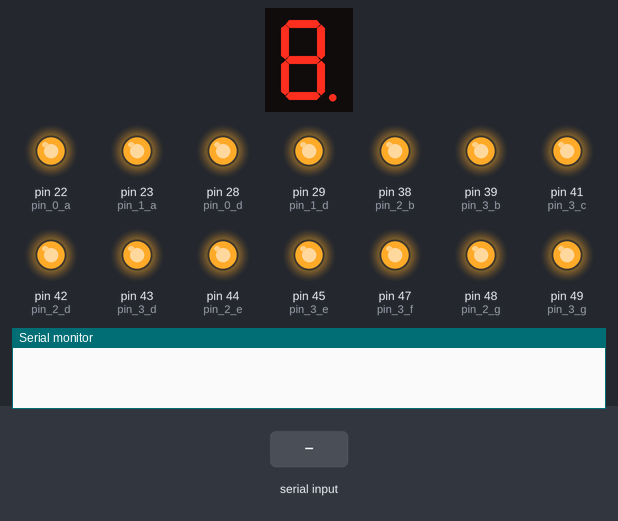
Recording of a sketch running on a simulated Arduino Mega 2560, built with avr-gcc and run on an emulated ATmega2560. On the bench: 1-digit seven-segment display, output pins drawn as LEDs (lit = HIGH), the last lines printed to the serial monitor. Wiring (inferred from the names in the program): 1-digit 7-segment display, segments lit when HIGH: segments pin 30, pin 31, pin 32, pin 33, pin 34, pin 35, pin 36, pin 37. Dashed ring = blinking. The test bench sets the inputs (shaded band). The segment pins are drawn as the display they are named for; pins used as bus, display or sensor lines are not drawn.

Above: at 1.2 s.
1.3 s: byte 1 (1) received over Serial
At 2.7 s:
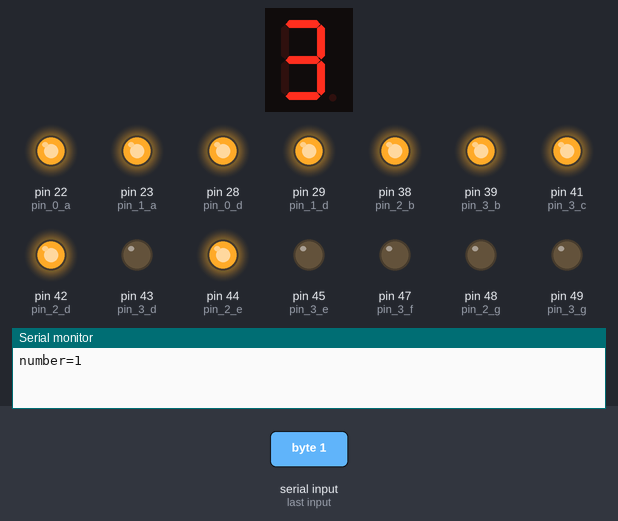
4.3 s: byte 2 (2) received over Serial
At 5.8 s:
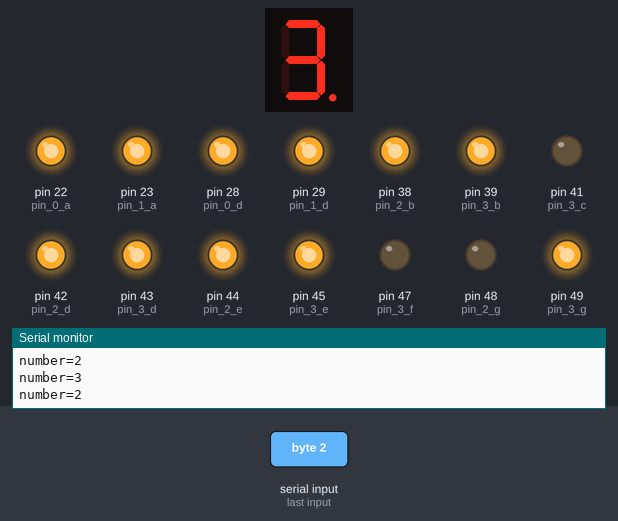
7.3 s: byte 0 (0) received over Serial
At 8.6 s:
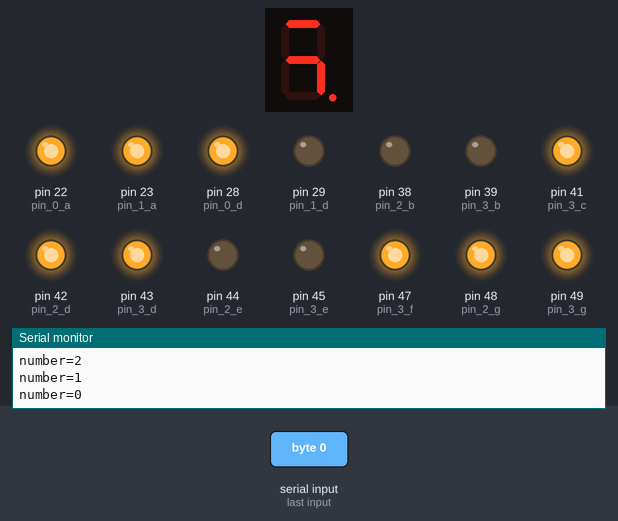
9.5 s: byte 2 (2) received over Serial
At 10.8 s:
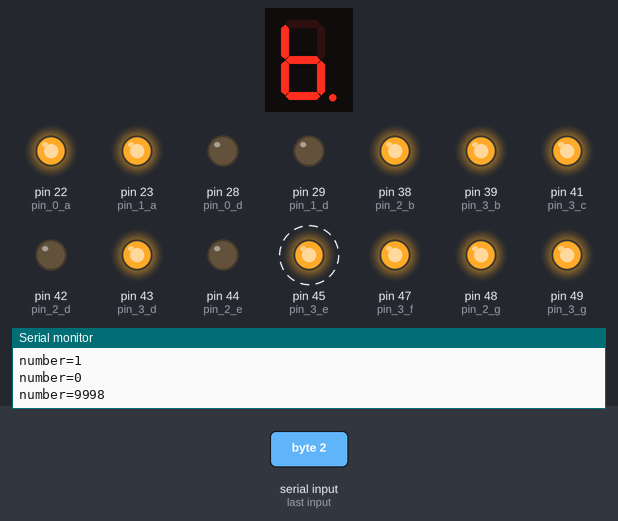
12.5 s: byte 4 (4) received over Serial
At 13.7 s:
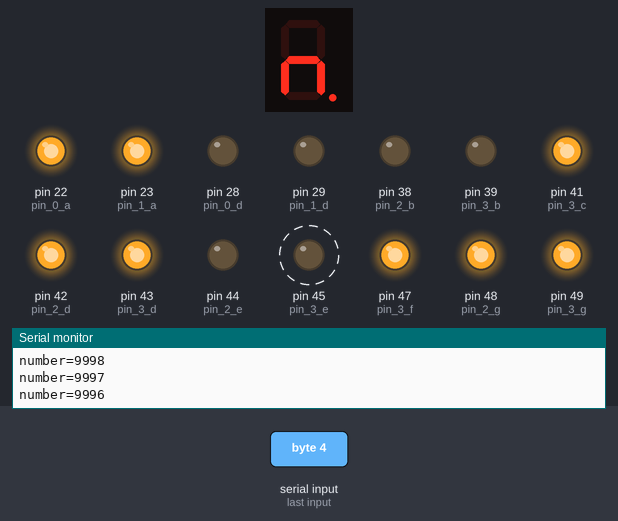
Timing chart, 0 to 15.5 s (numbered marks = the images above; inputs shaded):
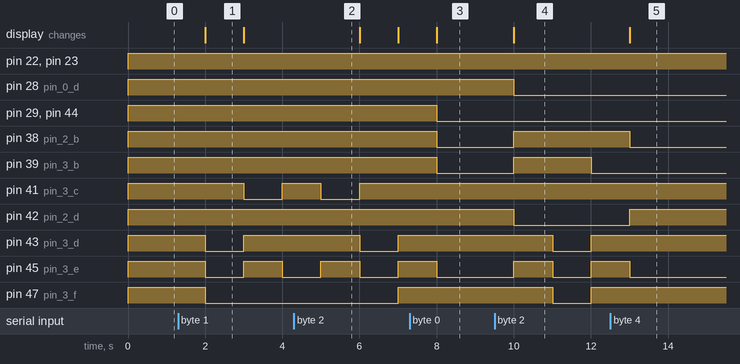

Measured:
- after the input at 1.3 s, pin 41 (pin_3_c): HIGH → LOW after 1.7 s, → HIGH 1.0 s later; pin 43 (pin_3_d), pin 49 (pin_3_g): HIGH → LOW after 0.70 s, → HIGH 1.0 s later; pin 45 (pin_3_e): HIGH → LOW after 0.70 s, → HIGH 1.0 s later, → LOW 1.0 s later; pin 47 (pin_3_f), pin 48 (pin_2_g): HIGH → LOW after 0.70 s; the display: changes after 0.70 s (image 1)
- after the input at 4.3 s, pin 39 (pin_3_b): stays HIGH (without the input it goes to LOW after 1.7 s); pin 41 (pin_3_c): HIGH → LOW after 0.70 s, → HIGH 1.0 s later; pin 45 (pin_3_e): LOW → HIGH after 0.70 s instead of 2.7 s; pin 47 (pin_3_f): LOW → HIGH after 2.7 s instead of 0.70 s; pin 49 (pin_3_g): HIGH → LOW after 1.7 s
- after the input at 7.3 s, pin 28 (pin_0_d): stays HIGH (without the input it goes to LOW after 0.70 s); pin 38 (pin_2_b): HIGH → LOW after 0.70 s
- after the input at 9.5 s, pin 28 (pin_0_d): HIGH → LOW after 0.50 s; pin 38 (pin_2_b): LOW → HIGH after 0.50 s
- after the input at 12.5 s, pin 38 (pin_2_b): HIGH → LOW after 0.51 s; pin 39 (pin_3_b): stays LOW (without the input it goes to HIGH after 1.5 s)
- what the display in image 1 shows lasts 1.0 s, from 2.0 s to 3.0 s

The sketch:

v1.5_7_segment.ino
```cpp
/*****************************************************************************
 * Name: v1.5_7_segment.ino
 * Created: 2017/12/28 05:13 AM (GMT+8) yyyy/mm/dd
 * Author: Jiamingla
******************************************************************************/

/*七段顯示器1.5版 2017/12/28
使用 Arduino Mega 2560
版本更新:
先顯示8888，輸入數字選擇模式再顯示功能並持續動作
冒號能動了
當前時間
0000~9999
9999~0000
輸入四位數字並顯示
不能暫停的倒數計時器

既有功能:
當前時間
0000~9999
9999~0000
輸入四位數字並顯示
不能暫停的倒數計時器
*/

/*四個七段 + 冒號(由左至右排列)
8/8/:/8/8
每個腳位前綴
0/1/4/2/3
0用上的腳位定義為:22,24,26,28,30,32,34
1用上的腳位定義為:23,25,27,29,31,33,35
2用上的腳位定義為:36,38,40,42,44,46,48
3用上的腳位定義為:37,39,41,43,45,47,49
4用上的腳位定義為:50(暫定)
*/

//定義腳位
// Mega Pin I/O definitions
  //0的PIN
  #define pin_0_a 22
  #define pin_0_b 24
  #define pin_0_c 26
  #define pin_0_d 28
  #define pin_0_e 30
  #define pin_0_f 32
  #define pin_0_g 34

  //1的PIN
  #define pin_1_a 23
  #define pin_1_b 25
  #define pin_1_c 27
  #define pin_1_d 29
  #define pin_1_e 31
  #define pin_1_f 33
  #define pin_1_g 35

  //2的PIN
  #define pin_2_a 36
  #define pin_2_b 38
  #define pin_2_c 40
  #define pin_2_d 42
  #define pin_2_e 44
  #define pin_2_f 46
  #define pin_2_g 48

  //3的PIN
  #define pin_3_a 37
  #define pin_3_b 39
  #define pin_3_c 41
  #define pin_3_d 43
  #define pin_3_e 45
  #define pin_3_f 47
  #define pin_3_g 49

  //4的PIN
  #define pin_4_a 50
  #define pin_4_b 51
//定義七段顯示器位數

byte i;
// 宣告時間計數器   Timers
unsigned long time_previous;

//宣告一個數字作輸入用
int number = 0;

//宣告一個秒單位有多長(預設一秒)(用於改速度) Setup second setting
int ms = 1000;

//宣告冒號明暗 預設true恆亮
boolean colon = true;

//宣告小時數、分鐘數、秒數
byte Chour;
byte Cminute;
byte Csecond;

//宣告功能轉換
byte mode;

const byte seg4[4][7] = {
  {pin_0_a,pin_0_b,pin_0_c,pin_0_d,pin_0_e,pin_0_f,pin_0_g},
  {pin_1_a,pin_1_b,pin_1_c,pin_1_d,pin_1_e,pin_1_f,pin_1_g},
  {pin_2_a,pin_2_b,pin_2_c,pin_2_d,pin_2_e,pin_2_f,pin_2_g},
  {pin_3_a,pin_3_b,pin_3_c,pin_3_d,pin_3_e,pin_3_f,pin_3_g}
};
//七段顯示器零到十
const byte seven_seg_digits[10][7] = {
  { 1,1,1,1,1,1,0 },  // = 0
  { 0,1,1,0,0,0,0 },  // = 1
  { 1,1,0,1,1,0,1 },  // = 2
  { 1,1,1,1,0,0,1 },  // = 3
  { 0,1,1,0,0,1,1 },  // = 4
  { 1,0,1,1,0,1,1 },  // = 5
  { 1,0,1,1,1,1,1 },  // = 6
  { 1,1,1,0,0,0,0 },  // = 7
  { 1,1,1,1,1,1,1 },  // = 8
  { 1,1,1,0,0,1,1 }   // = 9
};

// 一支方便的函式，以格式字串輸出到序列埠
void pf(const char *fmt, ... ){
    char tmp[128]; // max is 128 chars
    va_list args;
    va_start (args, fmt );
    vsnprintf(tmp, 128, fmt, args);
    va_end (args);
    Serial.print(tmp);
}

// 設定某個七段顯示器所顯示的數字，
// 參數pos為0~3，指出想要更新哪一個七段顯示器，
// 參數n為0~9，顯示數字
void setDigit(byte pos,byte n)
{
  if(pos < 0 || 3 < pos)
  {
    printf("error pos=%d\n", pos);
    return;
  }
  if(0 <= n && n <= 9)
  {
    for(int j = 0;j < 7;j++)
    {
      digitalWrite(seg4[pos][j],seven_seg_digits[n][j]);
    }
  }
}

// 設定整個四合一型七段顯示器想要顯示的數字
// 參數number的範圍應是0~9999
// 數字小於1000前面會因為剛好而補上0
void setNumber(int number)
{
  int n0, n1, n2, n3;
  n3 = number / 1000;
  number %= 1000;
  n2 = number / 100;
  number %= 100;
  n1 = number / 10;
  n0 = number % 10;

  // 求出每個位數的值後，分別更新
  // 注意，此處以delay(5)隔開每個位數的更新(葉難版本)
  //可嘗試使用無延遲版本(家名版本)
  setDigit(0, n3);
  setDigit(1, n2);
  setDigit(2, n1);
  setDigit(3, n0);
}
// 冒號（： colon），提起下文或總結上文的符號。
// 控制冒號亮暗
void colonswitch()
{
  delay(ms);
  colon = !colon;
  digitalWrite(pin_4_a,colon);
  digitalWrite(pin_4_b,colon);
}
// 從0000上數到9999
void from0000to9999()
{
  // 經過一秒單位後就讓number加1
  unsigned long time_now = millis();
  if(number == 9999)
    number = 0;
  if(time_now - time_previous > ms)
  {
    number++;
    time_previous += ms; //依次使時間計數器加一個秒單位
    pf("number=%d\n", number);//把數字也顯示在序列埠上
  }

  // 不斷地寫入數字
    setNumber(number);
  // 冒號動作
    colonswitch();
}
// 從9999下數到0000
void from9999to0000()
{
  // 經過一秒單位後就讓number減1
  unsigned long time_now = millis();
  if(number == 0)
    number = 9999;
  if(time_now - time_previous > ms)
  {
    number--;
    time_previous += ms; //依次使時間計數器加一個秒單位
    pf("number=%d\n", number);//把數字也顯示在序列埠上
  }

  // 不斷地寫入數字
    setNumber(number);
  // 冒號動作
    colonswitch();
}
// 設定當前時分
void setTimenow()
{
  setNumber(Chour*100 + Cminute); //設定當前時分
  colonswitch(); //冒號動作 裡頭有延遲一個秒單位
  Csecond++; //秒數加1
  if(Csecond == 60) //當59秒跳到60秒的時候
  {
    Csecond = 0;
    Cminute++;
  }
  if(Cminute == 60) //當59分跳到60分的時候
  {
    Cminute = 0;
    Chour++;
  }
  if(Chour == 24) //當23時跳到24時的時候
    Chour = 0;
}
// 倒數計時器
void countDowntimer()
{
  byte Ccs = 100; // 厘秒(10^-2秒)
  if(Chour >= 1)// 如果倒數時間大於等於1小時
      while(Chour > 1)
        {
          setNumber(Chour*100 + Cminute); //設定當前時分
          colonswitch(); //冒號動作 裡頭有延遲一個秒單位
          Csecond--; //秒數減1
          if(Csecond == -1) // 0秒下數到59秒的時候
          {
            Csecond = 59;
            Cminute--;
          }
          if(Cminute == -1) // 0分下數到59分的時候
          {
            Cminute = 59;
            Chour--;
          }
        }
    else if(Cminute >= 1) // 如果倒數時間小於1小時又大於1分鐘
      while(Cminute > 1)
      {
        setNumber(Cminute*100 + Csecond); //設定當前分秒
        colonswitch(); //冒號動作 裡頭有延遲一個秒單位
        Csecond--; //秒數減1
        if(Csecond == -1) // 0秒下數到59秒的時候
        {
          Csecond = 59;
          Cminute--;
        }
      }
    else
    {
      /*
      time_previous = millis();
      while(Csecond > 1) // 如果倒數時間小於1分鐘
      {
        setNumber(Csecond*100+Ccs); //設定當前秒厘秒 (厘秒未測試)
        unsigned long time_now = millis();
        for(i=0;i<100;i++)
        {
          time_now = millis();
          if(time_now - time_previous > 10)
          {
            Ccs--;
            time_previous += 10; //依次使時間計數器加10毫秒
            setNumber(Csecond*100+Ccs);
          }
        }
        colon = !colon;
        digitalWrite(pin_4_a,colon);
        digitalWrite(pin_4_b,colon); //冒號動作
        Csecond--; //秒數減1

      }
      */
      while(Csecond > 1) // 如果倒數時間小於1分鐘
      {
        setNumber(Csecond*100); // 設定當前秒厘秒 (厘秒未測試)
        colonswitch(); // 冒號動作 有延遲1秒
        Csecond--; //秒數減1
      }
    }
}
void setup() {

// 開啟序列埠, 通訊速率為 9600 bps
// Setup Serial communications for Printing to console and debugging
Serial.begin(9600);

// 宣告4顆七段顯示器的腳位為輸出
// Setup pins
for(int i = 0;i < 4;i++)
  for(int j = 0;j < 7;j++)
    pinMode(seg4[i][j],OUTPUT);

// 設定時間計數器   Setup Timers
time_previous = millis();
}

void loop() {
// 檢查是否有資料可供讀取
if (Serial.available() > 0)
{
  mode = Serial.read();
  switch(mode)
  {
    // 當前時分
    case 0:
    // 從手機端取得三個時間數值
    Chour = Serial.read();
    Cminute = Serial.read();
    Csecond = Serial.read();
    while(Serial.available() == 0)
      setTimenow();
    break;

    //從0000上數到9999
    case 1:
    while(Serial.available() == 0)
      from0000to9999();
    break;

    // 從9999下數到0000
    case 2:
    while(Serial.available() == 0)
      from9999to0000();
    break;

    // 輸入一個數字並顯示
    case 3:
    number = Serial.read();
    if(number > 9999 || number < 0) // 如果數字輸入錯誤則退出
      break;
    while(Serial.available() == 0)
    {
      setNumber(number);
      colonswitch();
    }
    break;

    // 倒數計時器
    case 4:
    //
    // 從手機端取得三個時間數值
    Chour = Serial.read();
    Cminute = Serial.read();
    Csecond = Serial.read();
    countDowntimer();
    while(Serial.available() == 0)
    {
      setNumber(0);
      colonswitch();
    }
    break;

    //
    case 5:
    break;
  }

}
else
{
  // 測試時全亮
  setNumber(8888);
  colonswitch();
}

}
```
